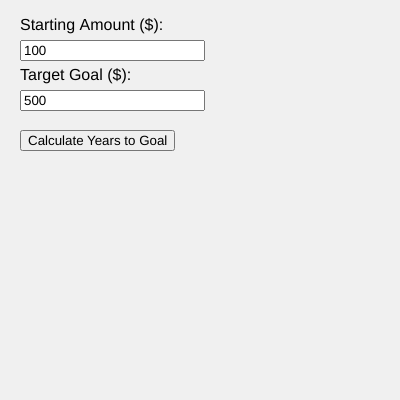
Frame 1 (no input)
Frame 60 (no input): identical to frame 1, image omitted
Frame 120 (the mouse pressed at the canvas centre since frame 60): identical to frame 1, image omitted

The p5.js sketch that drew this single still picture (run headless with seeded random() and noise() and a simulated clock; from frame 60 on, the mouse is pressed at the canvas centre):

// p5.js sketch
// ── sketch.js
/*
   Description:
   Author:
   Date of last edit:
*/

let startInput, targetInput, calcButton;

function setup() {
  createCanvas(400, 400);
  background(240);
  textSize(16);

  // set up the input boxes
  text("Starting Amount ($):", 20, 30);
  startInput = createInput('100');
  startInput.position(20, 40);

  text("Target Goal ($):", 20, 80);
  targetInput = createInput('500');
  targetInput.position(20, 90);

  calcButton = createButton('Calculate Years to Goal');
  calcButton.position(20, 130);
  calcButton.mousePressed(calculateGoal);
}

function draw() {

}

function calculateGoal() {
  // clear the bottom half of the screen for the answer
  fill(240);
  noStroke();
  rect(0, 180, width, 220);

  // get values from the text boxes and convert to numbers
  let balance = Number(startInput.value());
  let target = Number(targetInput.value());

  // use a while loop to calculate the number of years to go from 'balance' to 'target', assuming 5% interest per year

}
